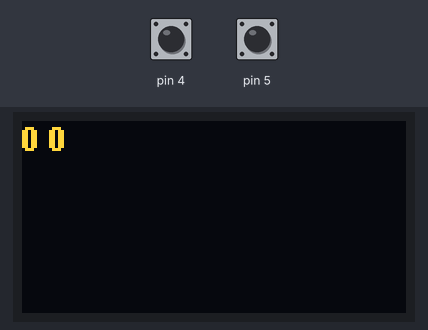
This sketch was run on a simulated Arduino Uno, built with avr-gcc and run on an emulated ATmega328P. Shown: 128×64 one-colour display. Inputs (shaded band) come from the test bench; at power-on: pin 4 HIGH, pin 5 HIGH. The OLED is the two-colour kind (top 16 rows yellow).

Above: at 1.2 s.
1.3 s: pin 4 pulled LOW for 1 s
At 3.0 s:
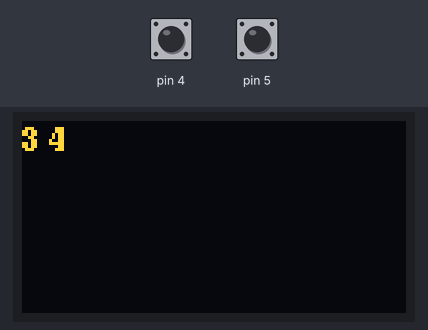
3.8 s: pin 5 pulled LOW for 1 s
At 5.9 s:
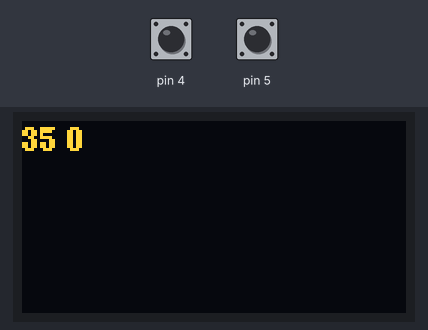
6.3 s: pin 4 pulled LOW for 0.15 s
At 6.39 s:
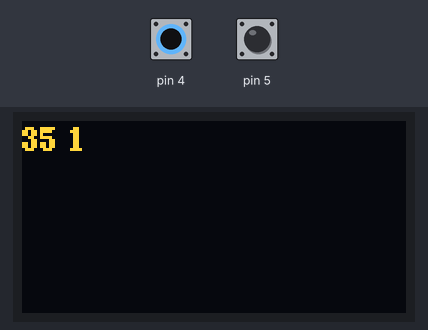
7.9 s: pin 5 pulled LOW for 0.15 s
At 9.2 s:
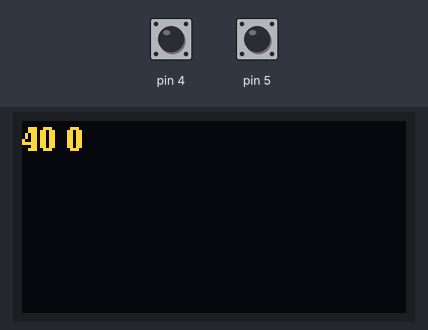
Timing chart, 0 to 10.5 s (numbered marks = the images above; inputs shaded):
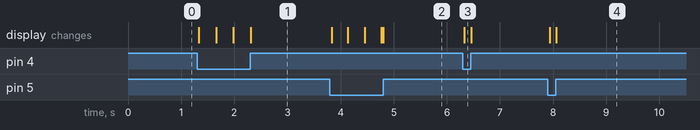

Measured:
- after the input at 1.3 s, the display: first changes at once (image 1 shows a later state)
- after the input at 3.8 s, the display: first changes at once (image 2 shows a later state)
- after the input at 6.3 s, the display: changes at once (image 3)
- after the input at 7.9 s, the display: first changes at once (image 4 shows a later state)

The sketch:

crochart.ino
```cpp
#include <Arduino.h>
#include <U8g2lib.h>

#ifdef U8X8_HAVE_HW_SPI
#include <SPI.h>
#endif
#ifdef U8X8_HAVE_HW_I2C
#include <Wire.h>
#endif

/*
  U8g2lib Example Overview:
    Frame Buffer Examples: clearBuffer/sendBuffer. Fast, but may not work with all Arduino boards because of RAM consumption
    Page Buffer Examples: firstPage/nextPage. Less RAM usage, should work with all Arduino boards.
    U8x8 Text Only Example: No RAM usage, direct communication with display controller. No graphics, 8x8 Text only.

*/

U8G2_SSD1306_128X64_NONAME_F_SW_I2C u8g2(U8G2_R0, /* clock=*/14,/*data=*/12,U8X8_PIN_NONE);

  int rowCount;
  int stitchCount;

  int rowsPerProject;
  int stitchPerRow;

void updateScreen(void) {

  u8g2.clearBuffer();					// clear the internal memory

  char buf[9];
  sprintf(buf,"%d %d", rowCount, stitchCount);

  u8g2.drawStr(0,10,buf);	// write to the internal memory
  u8g2.sendBuffer();					// transfer internal memory to the display

}

void setup(void) {
  u8g2.begin();
  u8g2.setFont(u8g2_font_ncenB08_tr);	// choose a suitable font


  pinMode(5, INPUT_PULLUP);
  pinMode(4, INPUT_PULLUP);

  rowCount = 0;
  stitchCount = 0;

  stitchPerRow = 10;

  updateScreen();

}

void loop(void) {

  int rowVal = digitalRead(5);
  int stitchVal = digitalRead(4);
  //Serial.println(val);

  if (rowVal == LOW) {

      rowCount++;
      stitchCount = 0;
      //delay(1000);
      updateScreen();

  }

  if (stitchVal == LOW) {

      stitchCount++;

      if (stitchCount == stitchPerRow) {

        stitchCount = 0;
        rowCount++;

      }

      updateScreen();

  }

  //delay(200);

}
```
